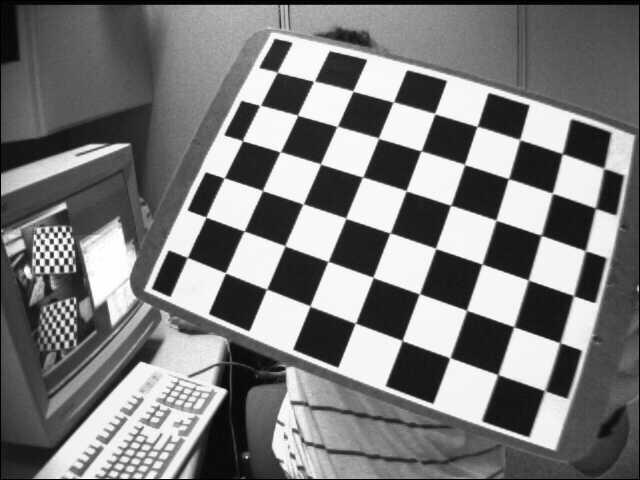
//> input picture src/TP10/squares.jpg, 640 x 480 px
$ ./ex6   (built with g++ and OpenCV 4)
//> lines starting //> are read from the running program, lines starting //| are printed output that depends on the picture; after the words box and inside, x2 and y2 are one past the last pixel; in counts of white or black regions, pixels touching at a corner belong together
// [28 lines of licence text are left out]

#include <opencv2/imgproc/imgproc.hpp>
#include <opencv2/highgui/highgui.hpp>

/// Global variables
cv::Mat src, src_gray;
int thresh = 200;
int max_thresh = 255;

#define CORNERS_WINDOW "Corners detected"
#define HARRIS_WINDOW "Harris result (scaled)"

/// Function header
void cornerHarris_demo(int, void * );

/** @function main */
int main( int argc, char** argv )
{
  /// Load source image and convert
  src = cv::imread( "squares.jpg", 1 );
//> src is the input picture: 480 rows x 640 cols, CV_8UC3; min 0, max 255, mean 122.9
//  src = cv::imread( "building.jpg", 1 );

  /// Convert original image to greyscale
  cv::cvtColor( src, src_gray, CV_BGR2GRAY );

  /// Create a window and a trackbar
  cv::namedWindow( CORNERS_WINDOW, 0 );
  cv::createTrackbar( "Threshold: ", CORNERS_WINDOW, &thresh, max_thresh, cornerHarris_demo );

  cornerHarris_demo( 0, 0 );

  cv::waitKey(0);
  return(0);
}

/** @function cornerHarris_demo */
void cornerHarris_demo( int, void* )
{

  cv::Mat org_copy, dst, dst_norm, dst_norm_scaled;
  dst = cv::Mat::zeros( src.size(), CV_32FC1 );

  /// Detector parameters
  int blockSize = 2;
  int apertureSize = 3;
  double k = 0.04;

  /// Detecting corners
  cv::cornerHarris( src_gray, dst, blockSize, apertureSize, k, cv::BORDER_DEFAULT );
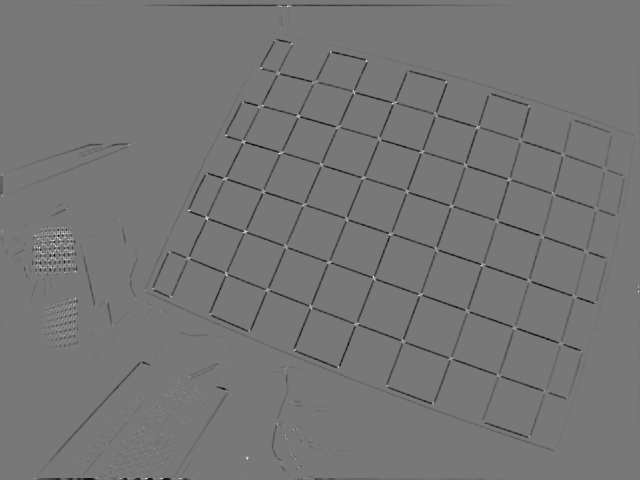
//> dst: 480 rows x 640 cols, CV_32FC1; min -0.00924, max 0.0103, mean -0.000151; drawn with min black and max white

  /// Normalizing
  cv::normalize( dst, dst_norm, 0, 255, cv::NORM_MINMAX, CV_32FC1, cv::Mat() );
  cv::convertScaleAbs( dst_norm, dst_norm_scaled );

  /// Drawing a circle around corners
  org_copy = src.clone();
  for( int j = 0; j < dst_norm.rows ; j++ )
  {
    for( int i = 0; i < dst_norm.cols; i++ )
    {
      if( (int) dst_norm.at<float>(j,i) > thresh )
      {
        cv::circle( org_copy, cv::Point( i, j ), 5,  cv::Scalar(0, 0, 255), 2, 8, 0 );
      }
    }
  }
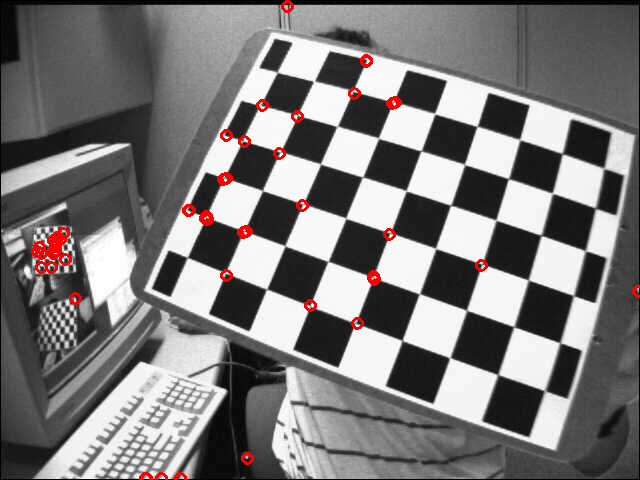
//> org_copy: 480 rows x 640 cols, CV_8UC3; 1.12% of pixels changed, all inside (x1, y1, x2, y2) = (31, 0, 640, 480)
  /// Showing the result
  // Harris result (scaled)
  cv::namedWindow( HARRIS_WINDOW, 0 );
  cv::imshow( HARRIS_WINDOW, dst_norm_scaled );
  // Corners detected
  cv::imshow( CORNERS_WINDOW, org_copy );
}

$ run again, with src/TP10/building.jpg copied over src/TP10/squares.jpg
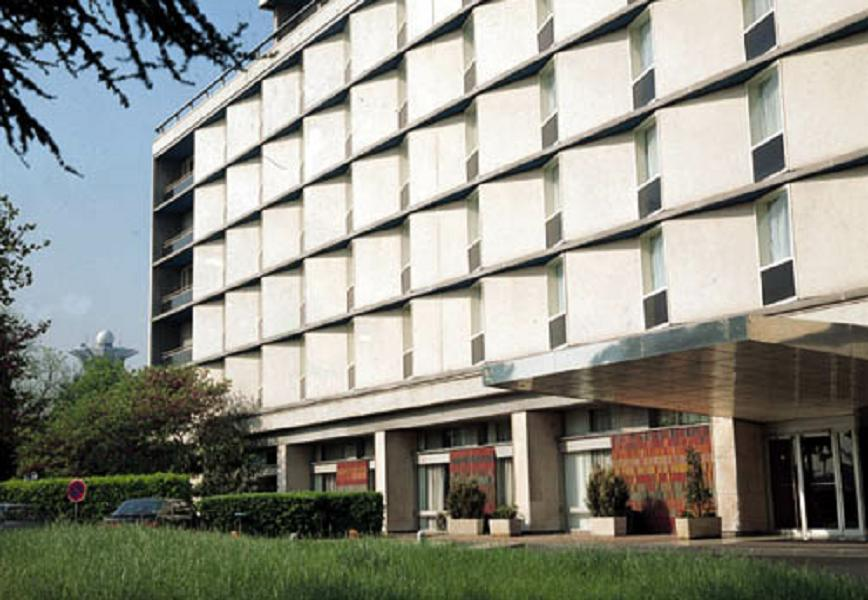
//> input picture src/TP10/building.jpg, 868 x 600 px
//> src is the input picture: 600 rows x 868 cols, CV_8UC3; mean B, G, R 133.7, 143.6, 142.9
//> in cornerHarris_demo, `cv::cornerHarris( src_gray, dst, blockSize, apertureSize, k, cv::BORDE..`:
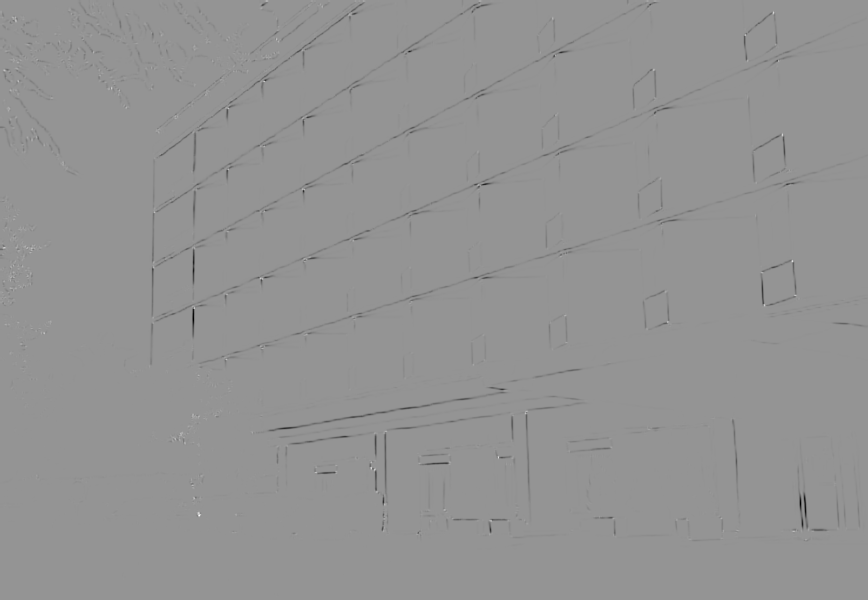
//> dst: 600 rows x 868 cols, CV_32FC1; min -0.00978, max 0.00704, mean -4.53e-05; drawn with min black and max white
//> after the loop in cornerHarris_demo, `for( int j = 0; j < dst_norm.rows ; j++ )`:
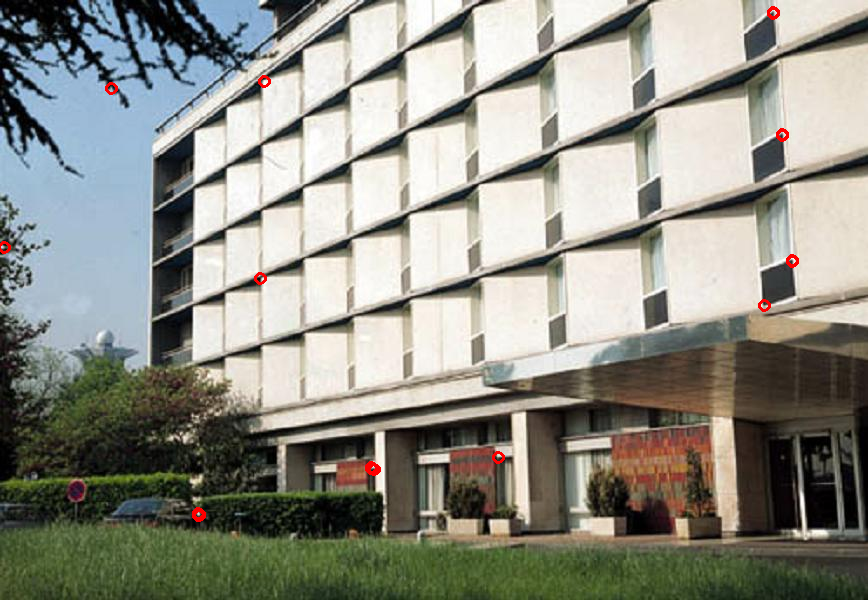
//> org_copy: 600 rows x 868 cols, CV_8UC3; 0.22% of pixels changed, all inside (x1, y1, x2, y2) = (0, 6, 799, 522)

$ run again, with src/TP10/baboon.jpg copied over src/TP10/squares.jpg
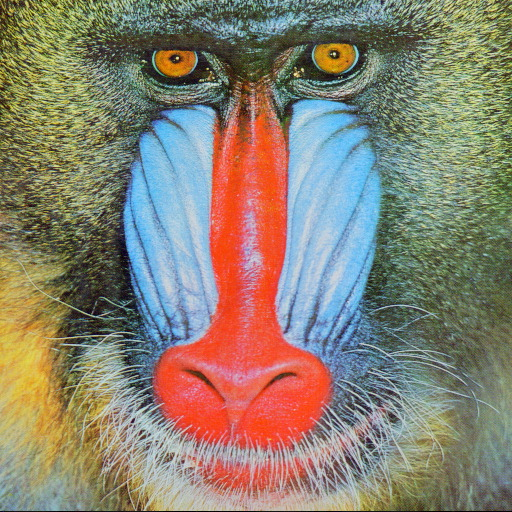
//> input picture src/TP10/baboon.jpg, 512 x 512 px
//> src is the input picture: 512 rows x 512 cols, CV_8UC3; mean B, G, R 112.9, 129.1, 137.1
//> in cornerHarris_demo, `cv::cornerHarris( src_gray, dst, blockSize, apertureSize, k, cv::BORDE..`:
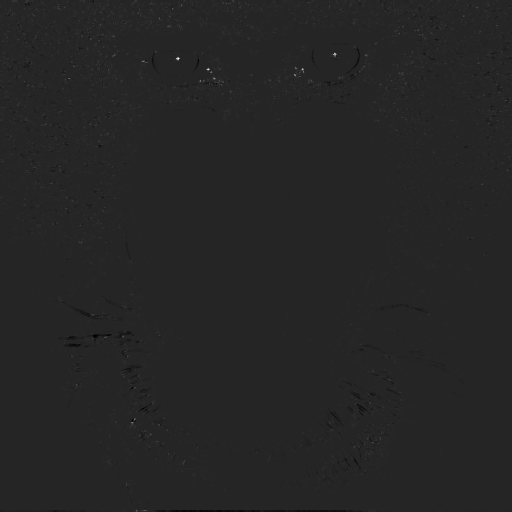
//> dst: 512 rows x 512 cols, CV_32FC1; min -0.00376, max 0.0216, mean 1.74e-05; drawn with min black and max white
//> after the loop in cornerHarris_demo, `for( int j = 0; j < dst_norm.rows ; j++ )`:
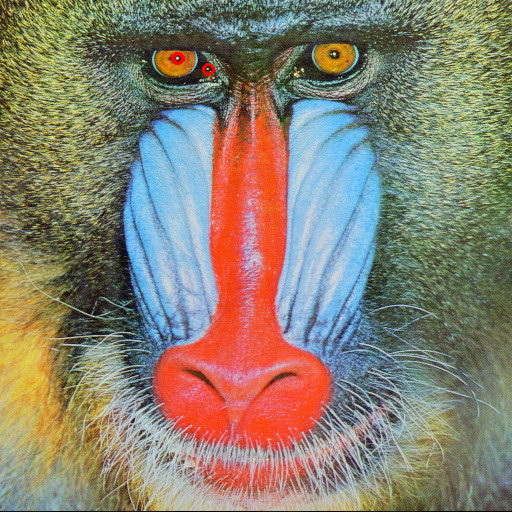
//> org_copy: 512 rows x 512 cols, CV_8UC3; 0.08% of pixels changed, all inside (x1, y1, x2, y2) = (171, 52, 215, 76)
